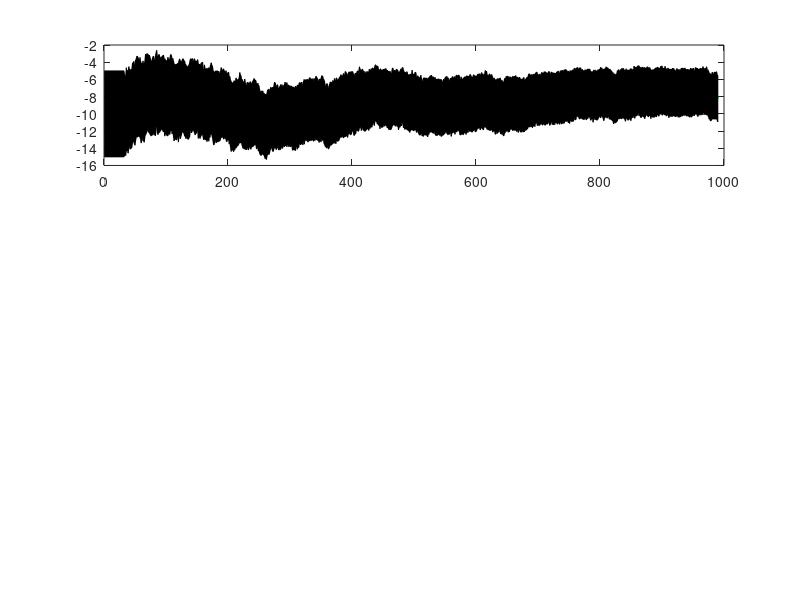

Reproduce this figure in MATLAB. (Note: this script raises an error after producing the figure.)
%% Figure ploting for Figure S6
load('simulation_data/FigureS6A.mat');
k=[];
k(1,:) = [0 1 0];
k(2,:) = [0 0 1];
k(3,:) = [1 0 0];
kk(1, :) = [0.8, 1, 0.8];
kk(2, :) = [0.8, 0.8, 1];
kk(3, :) = [1, 0.8, 0.8];
subplot(3, 1, 1)
for kkk = 1

    b = B_s{1, 2, kkk};
    c = C_s{1, 2, kkk};
    
    for i = 1: 3
        
        % mean
        plot(b(:,i), 'Color', k(i, :), 'LineWidth', 2);

        hold on
        % error band
        p = fill([1: length(b(:,i)) length(b(:,i)): -1: 1], ...
        [c(:,i, 2)', c(end:-1:1, i, 1)'], 'black');
        p.FaceColor = kk(i, :);
        p.EdgeColor = 'none';
        p.FaceAlpha= 0.5;
        
    end
    % ground truth
    plot(1: length(b(:,i)), -10 * ones(length(b(:,i)), 1), 'g--',  'LineWidth', 2)
    plot(1: length(b(:,i)), 10 * ones(length(b(:,i)), 1), 'b--',  'LineWidth', 2) % for constant decision bias
    plot(1: length(b(:,i)), 20 * ones(length(b(:,i)), 1), 'r--',  'LineWidth', 2)
    % zero
    plot(1: length(b(:,i)), 0 * ones(length(b(:,i)), 1), 'k--',  'LineWidth', 2)
end
xlim([20, 1000])
set(gca, 'xscale', 'log')
xlabel('Trial Number')
ylabel('Perceptual/Decision Bias (deg)')
set(gca, 'LineWidth', 1, 'FontSize', 10)
box off

%% Figure ploting for Figure S6B

clear
clc

gt1 = -10;

color_plot(3, :) = [0, 1/3, 0]; 
color_plot(2, :) = [0, 2/3, 0]; 
color_plot(1, :) = [0, 1, 0]; 


% data process for Figure S6BC
bb = [];
load('simulation_data/Figure5CE_informative.mat');
for i = 1: 5
    for j = 1: 12
        bb(i, j, :) = B_s{j, 2, i}(:,1);
    end
end
bb = reshape(bb, 20, 3, []);
bb = permute(bb, [3, 2, 1]);
for i = 1: 3
    dis_P_1_m(i,2,:, :) = bb(:,i,:);
end

% data process for Figure S6BC
bb = [];
load('simulation_data/FigureS6BC.mat');
for i = 1: 5
    for j = 1: 12
        bb(i, j, :) = B_s{j, 2, i}(:,1);
    end
end
bb = reshape(bb, 20, 3, []);
bb = permute(bb, [3, 2, 1]);
for i = 1: 3
    se_P_1_m(i,2,:, :) = bb(:,i,:);
end

windowSize = 40;
subplot(3, 1, 2)
% non sequential effect in figure S6C
for i = 1: 3
    hold on
    plot(33: 990, smoothdata(squeeze(mean(sqrt((dis_P_1_m(i, 2, 33: end, :) -gt1).^2), 4)), 'gaussian', windowSize), '--','Color', color_plot(i, :), 'LineWidth', 1)
end
% sequential effect in figure S6C
for i = 1: 3
    hold on
    plot(33: 990, smoothdata(squeeze(mean(sqrt((se_P_1_m(i, 2, 33: end, :) -gt1).^2), 4)), 'gaussian', windowSize), '-','Color', color_plot(i, :), 'LineWidth', 1)
end
set(gca, 'xscale', 'log')
xlim([33, 1000])
ylabel('RMSE(deg)')
xlabel('Trial Number')
% non sequential effect in figure S6C
subplot(3, 1, 3)
for i = 1: 3
    hold on
    plot(33: 990, smoothdata(squeeze(std(sqrt((dis_P_1_m(i, 2, 33: end, :) -gt1).^2),[], 4)), 'gaussian', windowSize), '--','Color', color_plot(i, :), 'LineWidth', 1)
end
% sequential effect in figure S6C
for i = 1: 3
    hold on
    plot(33: 990, smoothdata(squeeze(std(sqrt((se_P_1_m(i, 2, 33: end, :) -gt1).^2),[], 4)), 'gaussian', windowSize), '-','Color', color_plot(i, :), 'LineWidth', 1)
end
set(gca, 'xscale', 'log')
xlim([33, 1000])
ylabel('SD(deg)')
xlabel('Trial Number')
